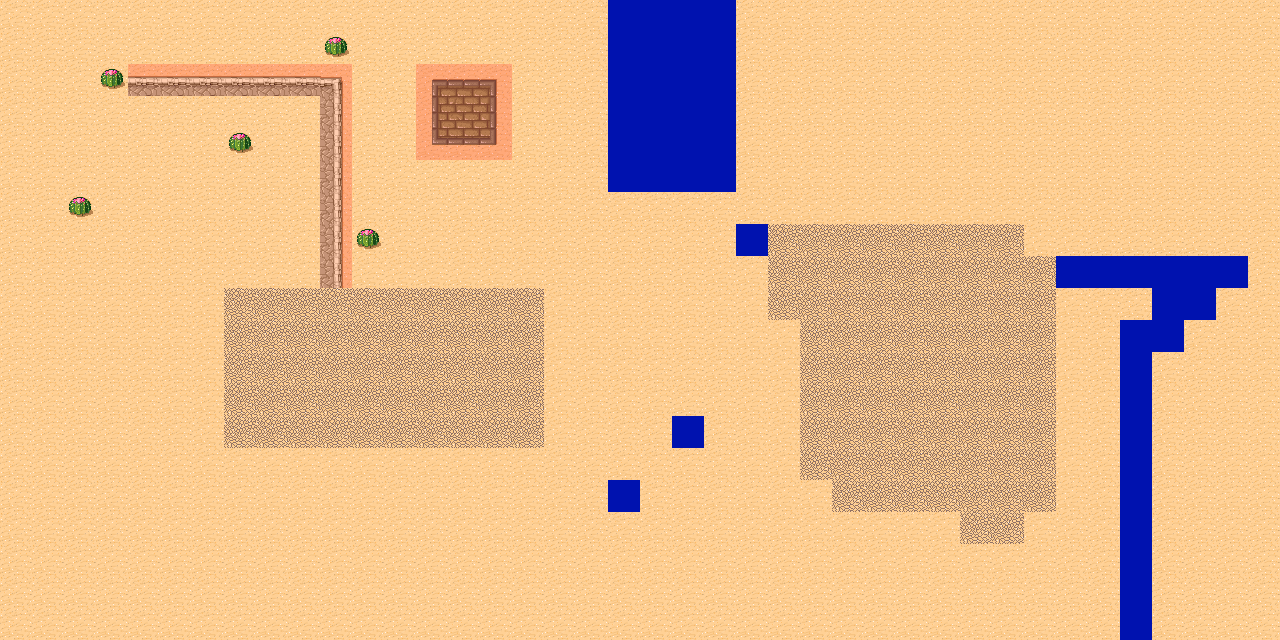

Rendered tile map (Tiled .tmx) drawn with the repository's tilesets; below, a short description and the map source with its tile grids summarised:
An orthogonal 40x20 tile map with 32x32 px tiles, 5 tile layers (ground, block, muddy, water, ...), 3 tilesets and 2 objects (spawnPoint, desk).

<map version="1.0.0" orientation="orthogonal" renderorder="right-down" width="40" height="20" tilewidth="32" tileheight="32" nextobjectid="10">
 <tileset firstgid="1" source="tmw_desert_spacing.tsx" />
 <tileset firstgid="49" source="meta_tiles.tsx" />
 <tileset firstgid="51" source="untitled.tsx" />
 <layer name="ground" width="40" height="20">
  <data>[800 cells, 800 non-empty, 13 distinct tile ids]</data>
 </layer>
 <objectgroup name="Objects">
  <object id="1" name="spawnPoint" x="303.158" y="120" />
  <object id="9" name="desk" x="416" y="63.3333">
   <properties>
    <property name="deskIdx" value="hello" />
    <property name="deskIndex" type="int" value="1" />
   </properties>
   <polyline points="0,0 94,0 94.6667,95.3333 0,95.3333 0.666667,0.666667" />
  </object>
 </objectgroup>
 <layer name="block" width="40" height="20">
  <properties>
   <property name="isBlock" type="bool" value="true" />
  </properties>
  <data>[800 cells, 22 non-empty, 1 distinct tile ids]</data>
 </layer>
 <layer name="muddy" width="40" height="20">
  <properties>
   <property name="isMuddy" type="bool" value="true" />
  </properties>
  <data>[800 cells, 125 non-empty, 1 distinct tile ids]</data>
 </layer>
 <layer name="water" width="40" height="20">
  <data>[800 cells, 46 non-empty, 2 distinct tile ids]</data>
 </layer>
 <layer name="food" width="40" height="20">
  <properties>
   <property name="isFood" type="bool" value="true" />
  </properties>
  <data>[800 cells, 5 non-empty, 1 distinct tile ids]</data>
 </layer>
</map>
